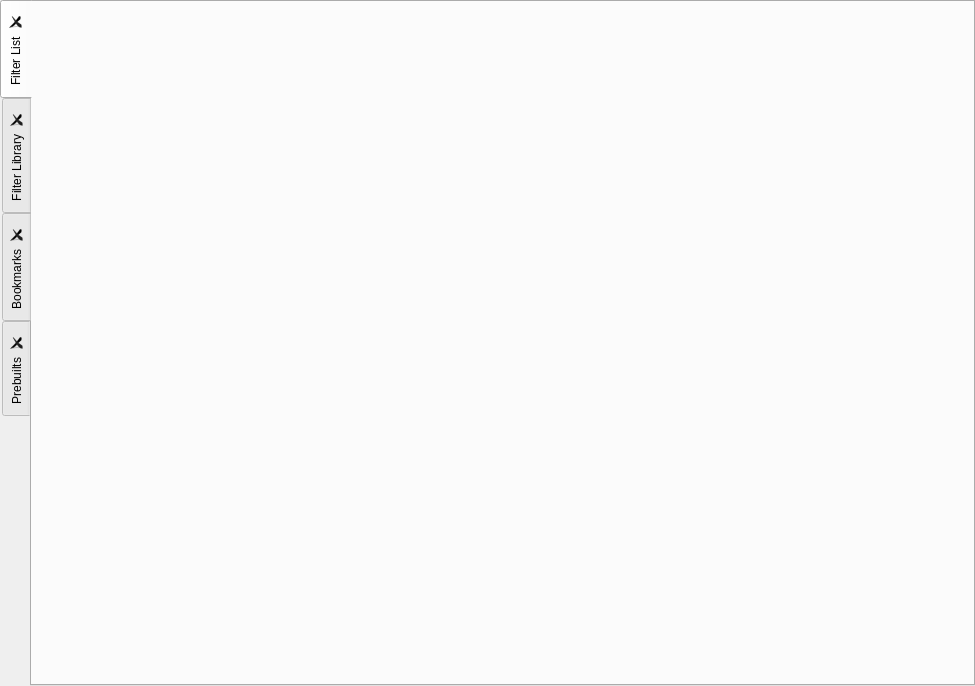
<?xml version="1.0" encoding="UTF-8"?>
<ui version="4.0">
 <class>DREAM3DToolbox</class>
 <widget class="QWidget" name="DREAM3DToolbox">
  <property name="geometry">
   <rect>
    <x>0</x>
    <y>0</y>
    <width>975</width>
    <height>686</height>
   </rect>
  </property>
  <property name="windowTitle">
   <string>Form</string>
  </property>
  <layout class="QGridLayout" name="gridLayout">
   <property name="leftMargin">
    <number>0</number>
   </property>
   <property name="topMargin">
    <number>0</number>
   </property>
   <property name="rightMargin">
    <number>0</number>
   </property>
   <property name="bottomMargin">
    <number>0</number>
   </property>
   <property name="spacing">
    <number>0</number>
   </property>
   <item row="0" column="0">
    <widget class="QTabWidget" name="tabWidget">
     <property name="tabPosition">
      <enum>QTabWidget::West</enum>
     </property>
     <property name="tabShape">
      <enum>QTabWidget::Rounded</enum>
     </property>
     <property name="currentIndex">
      <number>0</number>
     </property>
     <property name="tabsClosable">
      <bool>true</bool>
     </property>
     <widget class="QWidget" name="filterListTab">
      <attribute name="title">
       <string>Filter List</string>
      </attribute>
      <layout class="QGridLayout" name="gridLayout_2">
       <property name="leftMargin">
        <number>0</number>
       </property>
       <property name="topMargin">
        <number>0</number>
       </property>
       <property name="rightMargin">
        <number>0</number>
       </property>
       <property name="bottomMargin">
        <number>0</number>
       </property>
       <property name="spacing">
        <number>0</number>
       </property>
       <item row="0" column="0">
        <widget class="FilterListToolboxWidget" name="filterListWidget" native="true"/>
       </item>
      </layout>
     </widget>
     <widget class="QWidget" name="filterLibraryTab">
      <attribute name="title">
       <string>Filter Library</string>
      </attribute>
      <layout class="QGridLayout" name="gridLayout_3">
       <property name="leftMargin">
        <number>0</number>
       </property>
       <property name="topMargin">
        <number>0</number>
       </property>
       <property name="rightMargin">
        <number>0</number>
       </property>
       <property name="bottomMargin">
        <number>0</number>
       </property>
       <property name="spacing">
        <number>0</number>
       </property>
       <item row="0" column="0">
        <widget class="FilterLibraryToolboxWidget" name="filterLibraryWidget" native="true"/>
       </item>
      </layout>
     </widget>
     <widget class="QWidget" name="bookmarksTab">
      <attribute name="title">
       <string>Bookmarks</string>
      </attribute>
      <layout class="QGridLayout" name="gridLayout_4">
       <property name="leftMargin">
        <number>0</number>
       </property>
       <property name="topMargin">
        <number>0</number>
       </property>
       <property name="rightMargin">
        <number>0</number>
       </property>
       <property name="bottomMargin">
        <number>0</number>
       </property>
       <property name="spacing">
        <number>0</number>
       </property>
       <item row="0" column="0">
        <widget class="BookmarksToolboxWidget" name="bookmarksWidget" native="true"/>
       </item>
      </layout>
     </widget>
     <widget class="QWidget" name="prebuiltsTab">
      <attribute name="title">
       <string>Prebuilts</string>
      </attribute>
      <layout class="QGridLayout" name="gridLayout_5">
       <property name="leftMargin">
        <number>0</number>
       </property>
       <property name="topMargin">
        <number>0</number>
       </property>
       <property name="rightMargin">
        <number>0</number>
       </property>
       <property name="bottomMargin">
        <number>0</number>
       </property>
       <property name="spacing">
        <number>0</number>
       </property>
       <item row="0" column="0">
        <widget class="PrebuiltsToolboxWidget" name="prebuiltsWidget" native="true"/>
       </item>
      </layout>
     </widget>
    </widget>
   </item>
  </layout>
 </widget>
 <customwidgets>
  <customwidget>
   <class>FilterLibraryToolboxWidget</class>
   <extends>QWidget</extends>
   <header location="global">filterlibrarytoolboxwidget.h</header>
   <container>1</container>
  </customwidget>
  <customwidget>
   <class>BookmarksToolboxWidget</class>
   <extends>QWidget</extends>
   <header location="global">bookmarkstoolboxwidget.h</header>
   <container>1</container>
  </customwidget>
  <customwidget>
   <class>FilterListToolboxWidget</class>
   <extends>QWidget</extends>
   <header location="global">filterlisttoolboxwidget.h</header>
   <container>1</container>
  </customwidget>
  <customwidget>
   <class>PrebuiltsToolboxWidget</class>
   <extends>QWidget</extends>
   <header location="global">prebuiltstoolboxwidget.h</header>
   <container>1</container>
  </customwidget>
 </customwidgets>
 <resources/>
 <connections/>
</ui>
